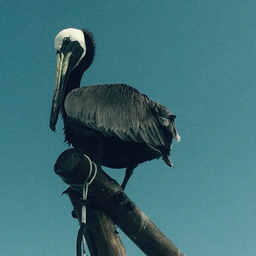
#> input picture images/pelican_tampered.ppm, 256 x 256 px, shrunk from 512 x 512 before the run
$ python RMF_python.py
#> lines starting #> are read from the running program, lines starting #| are printed output that depends on the picture
from PIL import *
import numpy as np
import numpy
import os
import cv2
from matplotlib.pyplot import imshow
import numpy as np
import cv2
from scipy.fftpack import dct, idct
import scipy.stats
import tqdm
import matplotlib.pyplot as plt
import copy


def dct2(block,cos_t):
  '''
  Computes the dct2 of a 2D array

  Parameters:
  block (np.array of floats of shape (w,h)):

  Returns:
  np.array of float with shape (w,h): 2D dct2 of the block parameter
  '''
  dct_num=np.zeros(block.shape)
  dct_test = dct(dct(block.T, norm='ortho').T, norm='ortho')
  # [12 lines of commented-out code are left out]
  return dct_test

def computeVotes(L):
  '''
  Computes for each pixel the best 8x8 jpeg grid

  Parameters:
  L (np.array of floats with shape(w,h): luminance of an image)

  Returns:
  np.array of int with shape(w,h): Best 8x8 grid for each pixel, if best grid is (i,j) the value in the array is i%8 * 8 + j%8
  '''
  votes=np.full((L.shape[0],L.shape[1]),-1)
  zeros=np.zeros(L.shape)
  zerosV2=np.zeros((L.shape[0],L.shape[1],64))
  cos_t=np.zeros((8,8))
  for i in range(8):
    for j in range(8):
      cos_t[i,j]=np.cos((2*i+1.0)*j*np.pi/16)
  for i in tqdm.tqdm(range(L.shape[0]-7)):
    for j in range(L.shape[1]-7):
      d=dct2(L[i:i+8,j:j+8],cos_t)
      z=np.sum(abs(d)<0.5)
      for x in range(i,i+8):
        for y in range(j,j+8):
            if z==zeros[x,y]:
                votes[x,y]=-1
            elif z>zeros[x,y]:
                zeros[x,y]=z
                votes[x,y]=i%8 * 8 + j%8
            zerosV2[x,y,(i%8)*8+j%8]= z
  zerosV2 =  zerosV2/np.stack([np.sum(zerosV2[:,:,:],axis=-1) for i in range(64)]).reshape((L.shape[0],L.shape[1],64))
  print(len(np.where(zerosV2)[0]))
  zerosV2 = np.where(zerosV2<0,0,zerosV2)
  return votes,zerosV2

# [54 lines left out: functions getLuminance, binomTail, gridDetection, not called in this run]


####==============================================================######
def compute_belief(data_cost, msg_up, msg_down, msg_left, msg_right):
    print("compute_belief")

    new_cost = copy.deepcopy(data_cost)

    shape = np.shape(new_cost)

    new_cost[0:-1,0:,:] += msg_up[1:,:,:]

    new_cost[1:shape[0],0:shape[1],0:shape[2]] += msg_down[0:shape[0]-1,0:shape[1],0:shape[2]]

    new_cost[0:shape[0],0:shape[1]-1,0:shape[2]] += msg_left[0:shape[0],1:shape[1],0:shape[2]]

    new_cost[0:shape[0],1:shape[1],0:shape[2]] += msg_right[0:shape[0],0:shape[1]-1,0:shape[2]]

    belief = new_cost

    return belief


def compute_energy(data_cost, disparity, lambda_value):
    print("compute_energy")
    index_X = np.stack([np.ones((len(data_cost))) * i for i in range(len(data_cost))]).reshape(-1).astype("int")
    index_Y = np.stack([np.ones((len(data_cost))) * i for i in range(len(data_cost[0]))]).transpose().reshape(-1).astype("int")
    # [7 lines of commented-out code are left out]
    print(np.where(data_cost<0))
    energy = np.sum(data_cost[index_X,index_Y,disparity.flatten().astype(int)])
    shape = np.shape(disparity)
    # print(energy)
    left_energy = np.sum(np.where(disparity[1:shape[0]-1,1:shape[1]-2] != disparity[1:shape[0]-1,1:shape[1]-2],1,0))

    right_energy = np.sum(np.where(disparity[1:shape[0]-1,1:shape[1]-1] != disparity[1:shape[0]-1,2:shape[1]],1,0))

    up_energy = np.sum(np.where(disparity[1:shape[0]-2,1:shape[1]-1] != disparity[1:shape[0]-1,1:shape[1]-1],1,0))

    down_energy = np.sum(np.where(disparity[2:shape[0],1:shape[1]-1] != disparity[1:shape[0]-1,1:shape[1]-1],1,0))

    energy += lambda_value*(left_energy + up_energy + right_energy + down_energy)


    return energy


def compute_data_cost(img,num_disp_vals = 64) :
    print("compute_data_cost")
    data_cost,votes = computeVotes(img)
    return data_cost,votes

def compute_MAP_labeling(beliefs) :
    print("MAP")
    print(np.shape(beliefs))
    return beliefs.argmin(axis = 2)


def normalize_messages(msg_up, msg_down, msg_left, msg_right):
    print("normalize")
    shape = np.shape(msg_up)
    mean_msg_val = msg_up.mean(axis=2)
    for i in range(np.shape(msg_up)[2]):
        msg_up[0:shape[0],0:shape[1],i] =  msg_up[0:shape[0],0:shape[1],i] - mean_msg_val[0:shape[0],0:shape[1]]


    shape = np.shape(msg_down)
    mean_msg_val = msg_down.mean(axis=2)
    for i in range(np.shape(msg_down)[2]):
        msg_down[0:shape[0],0:shape[1],i] =  msg_down[0:shape[0],0:shape[1],i] - mean_msg_val[0:shape[0],0:shape[1]]


    shape = np.shape(msg_left)
    mean_msg_val = msg_left.mean(axis=2)
    for i in range(np.shape(msg_left)[2]):
        msg_left[0:shape[0],0:shape[1],i] =  msg_left[0:shape[0],0:shape[1],i] - mean_msg_val[0:shape[0],0:shape[1]]


    shape = np.shape(msg_right)
    mean_msg_val = msg_right.mean(axis=2)
    for i in range(np.shape(msg_right)[2]):
        msg_right[0:shape[0],0:shape[1],i] =  msg_right[0:shape[0],0:shape[1],i] - mean_msg_val[0:shape[0],0:shape[1]]

    return msg_up, msg_down, msg_left, msg_right

def update_messages(msg_up_prev, msg_down_prev, msg_left_prev, msg_right_prev, data_cost, lambda_value):
    print("update")

  #Initialisation des messages précèdents :
    msg_up = msg_up_prev
    msg_down = msg_down_prev
    msg_left = msg_left_prev
    msg_right = msg_right_prev

    num_disp_vals = np.shape(msg_up)[2]

  # Calcul de la somme des messages précèdents et du coût 'naturelle'
  # en fonction du pixel choisi et du type de message à envoyer, les msg ne sont pas définies partout :

    aux_up = msg_up_prev[0:-2,1:-1,:]+msg_left_prev[1:-1,0:-2,:]+msg_right_prev[1:-1,2:,:]+data_cost[1:-1,1:-1,:]

    aux_down = msg_down_prev[2:,1:-1,:]+msg_left_prev[1:-1,:-2,:]+msg_right_prev[1:-1,2:,:]+data_cost[1:-1,1:-1,:]

    aux_left = msg_up_prev[0:-2,1:-1,:]+msg_down_prev[2:,1:-1,:]+msg_left_prev[1:-1,0:-2,:]+data_cost[1:-1,1:-1,:]

    aux_right = msg_up_prev[0:-2,1:-1,:]+msg_down_prev[2:,1:-1,:]+msg_right_prev[1:-1,2:,:]+data_cost[1:-1,1:-1,:]

    min_up = (aux_up+lambda_value).min(axis = 2)
    min_down = (aux_down+lambda_value).min(axis = 2)
    min_right =(aux_right+lambda_value).min(axis = 2)
    min_left = (aux_left+lambda_value).min(axis = 2)

    # Utilisation de la formule de la question 2 pour chaque type de message :
    for i in range(num_disp_vals):
        msg_up[1:-1,1:-1,i] = np.where(min_up<aux_up[:,:,i],min_up,aux_up[:,:,i])
        msg_down[1:-1,1:-1,i] = np.where(min_down<aux_down[:,:,i],min_down,aux_down[:,:,i])
        msg_right[1:-1,1:-1,i] = np.where(min_right<aux_right[:,:,i],min_right,aux_right[:,:,i])
        msg_left[1:-1,1:-1,i] = np.where(min_left<aux_left[:,:,i],min_left,aux_left[:,:,i]) # Le minimum sera jamais atteint en i.

    return msg_up,msg_down,msg_right,msg_left

# For convenience do not compute the messages that are sent from pixels that are on the boundaries of the image.
# Compute the messages only for the pixels with coordinates (y,x) = ( 2:(height-1) , 2:(width-1) )
## CONCATENATION :

def stereo_belief_propagation(img, lambda_value):
    num_disp_values = 64 #number of disparity values
    # tau             = 15
    num_iterations  = 1000 #number of iterations
    height, width = np.shape(img)

    #compute the data cost term
    #data_cost: a 3D array of size height x width x num_disp_value; each
    #  element data_cost(y,x,l) is the cost of assigning the label l to pixel
    #  p = (y,x)
    votes,data_cost = compute_data_cost(img)
    print("COMPUTE DATA COST",np.where(data_cost<0))
    #allocate memory for storing the energy at each iteration
    energy = []

    #Initialize the messages at iteration 0 to all zeros

    #msg_up : a 3D array of size height x width x num_disp_value; each vector
    #  msg_up(y,x,1:num_disp_values) is the message vector that the pixel
    #  p = (y,x) will send to the pixel up with coordinates q = (y-1,x)
    msg_up    = np.zeros((height, width, num_disp_values))
    #msg_down : a 3D array of size height x width x num_disp_value; each vector
    #  msg_down(y,x,1:num_disp_values) is the message vector that the pixel
    #  p = (y,x) will send to the pixel down with coordinates q = (y+1,x)
    msg_down  = np.zeros((height, width, num_disp_values))
    #msg_left : a 3D array of size height x width x num_disp_value; each vector
    #  msg_left(y,x,1:num_disp_values) is the message vector that the pixel
    #  p = (y,x) will send to the pixel left with coordinates q = (y,x-1)
    msg_left  = np.zeros((height, width, num_disp_values))
    #msg_right : a 3D array of size height x width x num_disp_value; each vector
    #  msg_right(y,x,1:num_disp_values) is the message vector that the pixel
    #  p = (y,x) will send to the pixel right with coordinates q = (y,x+1)
    msg_right = np.zeros((height, width, num_disp_values))

    for iter in range(num_iterations):
        print("iter", iter)
        #update messages
        msg_up, msg_down, msg_left, msg_right = update_messages(msg_up, msg_down, msg_left, msg_right, data_cost, lambda_value)
        print("update_messages",np.where(data_cost<0))
        msg_up, msg_down, msg_left, msg_right = normalize_messages(msg_up, msg_down, msg_left, msg_right)

        #compute  beliefs
        #beliefs: a 3D array of size height x width x num_disp_value; each
        #  element beliefs(y,x,l) is the belief of pixel p = (y,x) taking the
        #  label l
        beliefs = compute_belief(data_cost, msg_up, msg_down, msg_left, msg_right )
        print("compute_beliefs",np.where(data_cost<0))
        #compute MAP disparities
        #disparity: a 2D array of size height x width the disparity value of each
        #  pixel; the disparity values range from 0 till num_disp_value - 1
        disparity = compute_MAP_labeling(beliefs)

        #compute MRF energy

        energy.append(compute_energy(data_cost, disparity, lambda_value))
        print("energy",np.where(data_cost<0))
        print(energy[-1])
        # cv2.imshow("DISPARITY ITER {}".format(iter),disparity)
        disparity = (disparity*4).astype("uint8")
        if iter%10 == 0:
            fig = plt.figure()
            plt.imshow(disparity)
            plt.savefig(f'disparity_iter{iter}.jpg')
            plt.close(fig)

        # plt.show()

    disparity = (disparity*4).astype("uint8")
    # imshow("DISPARITY ITER {}".format(iter),disparity)
    return disparity,energy


## MAIN :


if __name__ =="__main__":

    # [21 lines of commented-out code are left out]
    image = cv2.imread("./images/pelican_tampered.ppm", cv2.IMREAD_UNCHANGED)
#> image is the input picture: shape (256, 256, 3); mean B, G, R 116.5, 109.3, 60.6
    image = np.average(image,2,weights=[0.299,0.587,0.114]).astype("float32")
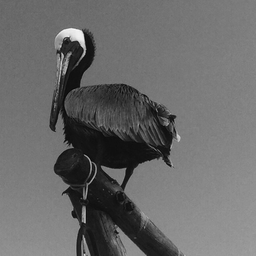
#> image: shape (256, 256) float32; min 2.96, max 250, mean 105.9
    lambda_value = 10
    disparity_est, energy = stereo_belief_propagation(image,lambda_value)
#> after the loop in computeVotes, `for i in tqdm.tqdm(range(L.shape[0]-7)):`:
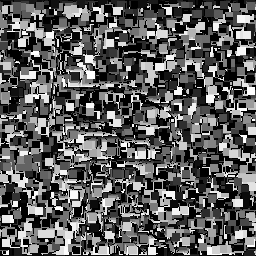
#> votes: shape (256, 256) int64; min -1, max 63, mean 22.3; drawn with min black and max white
#> after the loop in computeVotes, `for i in tqdm.tqdm(range(L.shape[0]-7)):`:
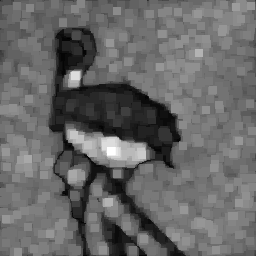
#> zeros: shape (256, 256) float64; min 3, max 47, mean 20.9; drawn with min black and max white
#| 3901824
#| COMPUTE DATA COST (array([], dtype=int64), array([], dtype=int64), array([], dtype=int64))
#> the loop in stereo_belief_propagation, `for iter in range(num_iterations):` made 1 pass
#> (energy in compute_energy, left_energy in compute_energy, right_energy in compute_energy) on pass 1: (550.2, 0, 36627)
#| update_messages (array([], dtype=int64), array([], dtype=int64), array([], dtype=int64))
#| compute_beliefs (array([], dtype=int64), array([], dtype=int64), array([], dtype=int64))
#| (array([], dtype=int64), array([], dtype=int64), array([], dtype=int64))
#> pass 1, in update_messages, `min_up = (aux_up+lambda_value).min(axis = 2)`:
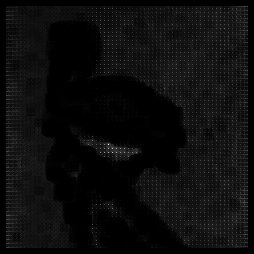
#> min_up: shape (254, 254) float64; min 10, max 10.12, mean 10.01; drawn with min black and max white
#> pass 1, in normalize_messages, `mean_msg_val = msg_up.mean(axis=2)`:
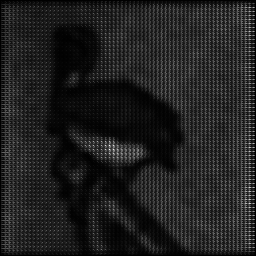
#> mean_msg_val: shape (256, 256) float64; min 0, max 0.2, mean 0.0257; drawn with min black and max white
#> pass 1, in stereo_belief_propagation, `disparity = compute_MAP_labeling(beliefs)`:
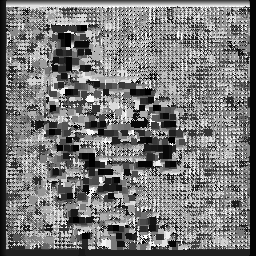
#> disparity: shape (256, 256) int64; min 0, max 63, mean 29.7; drawn with min black and max white
#> after the loop in stereo_belief_propagation, `for iter in range(num_iterations):`: energy = []
#> (the run stopped early here; a loop or call above may not have finished)

$ run again, with imR.png saved as images/pelican_tampered.ppm
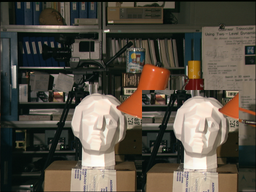
#> input picture imR.png, 256 x 192 px, shrunk from 384 x 288 before the run
#> image is the input picture: shape (192, 256, 3); mean B, G, R 67.6, 79.3, 85.9
#> image: shape (192, 256) float32
#> after the loop in computeVotes, `for i in tqdm.tqdm(range(L.shape[0]-7)):`:
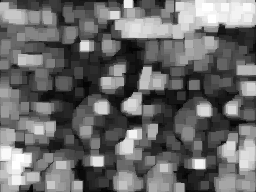
#> zeros: shape (192, 256) float64; min 3, max 49, mean 22.2; drawn with min black and max white
#| 2879104
#| COMPUTE DATA COST (array([], dtype=int64), array([], dtype=int64), array([], dtype=int64))
#> the loop in stereo_belief_propagation, `for iter in range(num_iterations):` made 1 pass
#| update_messages (array([], dtype=int64), array([], dtype=int64), array([], dtype=int64))
#| compute_beliefs (array([], dtype=int64), array([], dtype=int64), array([], dtype=int64))
#| (array([], dtype=int64), array([], dtype=int64), array([], dtype=int64))
#> pass 1, in stereo_belief_propagation, `disparity = compute_MAP_labeling(beliefs)`:
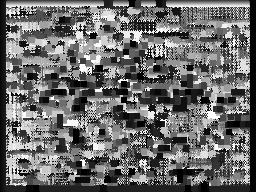
#> disparity: shape (192, 256) int64; min 0, max 63, mean 26.6; drawn with min black and max white
#> after the loop in stereo_belief_propagation, `for iter in range(num_iterations):`: energy = []
